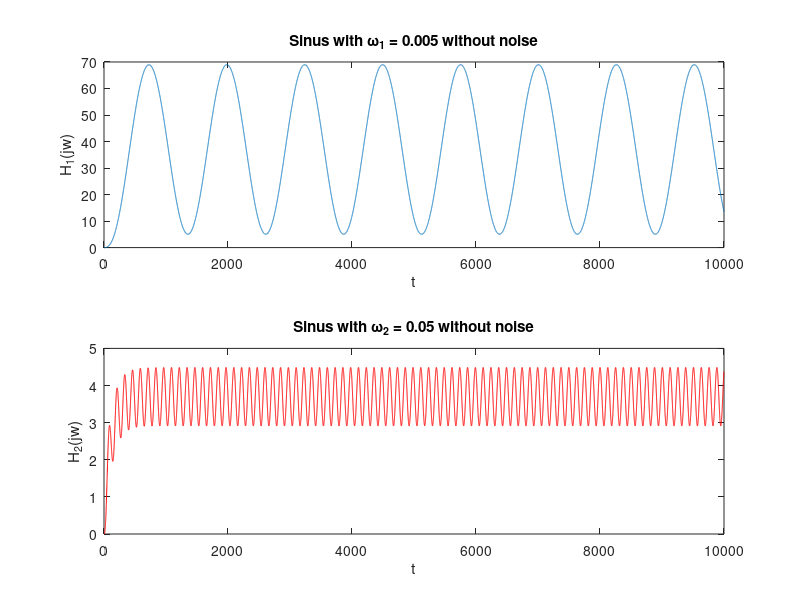
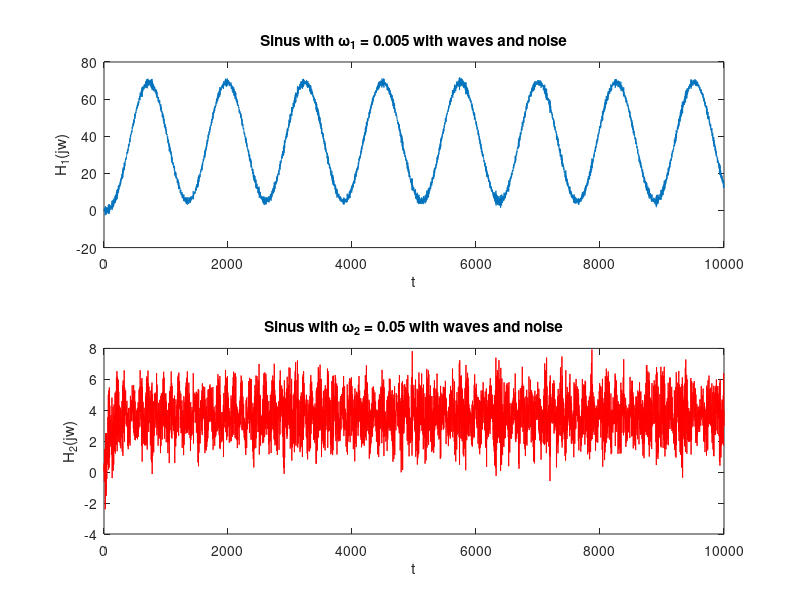
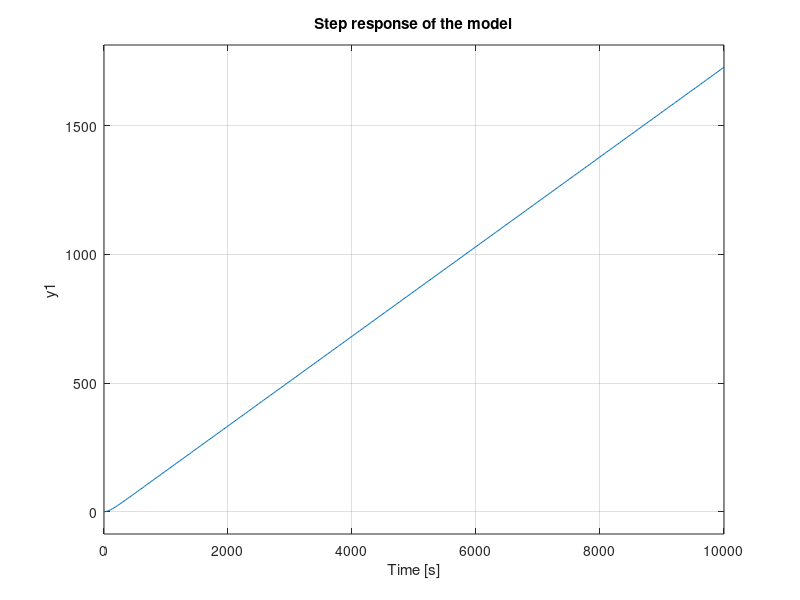

Here is the MATLAB script that generated these plots, in order:
%% Init
clear all
clc
close all

figNum = 1;
addpath('Data-files')
%

%% TASK 5.1.b ---- Without disturbance
load('omega_1.mat')
load('omega_2.mat')

H_1 = omega_1;
H_2 = omega_2;
t = length(H_1);

w_1 = 0.005;
w_2 = 0.05; 

figure(figNum)
figNum = figNum + 1;
subplot(2,1,1)
plot(H_1(:,1),H_1(:,2))
xlabel('t')
ylabel('H_1(jw)')
title('Sinus with \omega_1 = 0.005 without noise')

subplot(2,1,2)
plot(H_2(:,1),H_2(:,2),'r')
xlabel('t')
ylabel('H_2(jw)')
title('Sinus with \omega_2 = 0.05 without noise')

A_11 = max(H_1(3500:t,2));
A_12 = min(H_1(3500:t,2));
A_21 = max(H_2(3500:t,2));
A_22 = min(H_2(3500:t,2));

A_1 = (A_11-A_12)/2;
A_2 = (A_21-A_22)/2;

K = sqrt((A_1^2*w_1^2- ((A_1^2*A_2^2*w_1^4*w_2^2)/(w_2^4*A_2^2)))/(1-(A_1^2*w_1^4)/(w_2^4*A_2^2)));
T = (sqrt(K^2 - A_2^2*w_2^2))/(w_2^2*A_2);
%

%% TASK 5.1.c ---- with disturbance
load('omega_1_E.mat')
load('omega_2_E.mat')

H_1_E = omega_1_E;
H_2_E = omega_2_E;
t_E = length(H_1_E);

figure(figNum)
figNum = figNum + 1;
subplot(2,1,1)
plot(H_1_E(:,1),H_1_E(:,2))
xlabel('t')
ylabel('H_1(jw)')
title('Sinus with \omega_1 = 0.005 with waves and noise')

subplot(2,1,2)
plot(H_2_E(:,1),H_2_E(:,2),'r')
xlabel('t')
ylabel('H_2(jw)')
title('Sinus with \omega_2 = 0.05 with waves and noise')

A_11_E = max(H_1_E(3500:t_E,2));
A_12_E = min(H_1_E(3500:t_E,2));
A_21_E = max(H_2_E(3500:t_E,2));
A_22_E = min(H_2_E(3500:t_E,2));

A_1_E = (A_11_E - A_12_E)/2;

s_w_2 = 0;

for i=4000:8000
    A_max = max(H_2_E(i-100:i+100,2));
    A_min = min(H_2_E(i-100:i+100,2));
    s_w_2 = s_w_2 + (A_max-A_min)/2;
end

A_2_E = s_w_2/4000;

K_E = sqrt((A_1_E^2*w_1^2- ((A_1_E^2*A_2_E^2*w_1^4*w_2^2)/(w_2^4*A_2_E^2)))/(1-(A_1_E^2*w_1^4)/(w_2^4*A_2_E^2)));
T_E = (sqrt(K_E^2 - A_2_E^2*w_2^2))/(w_2^2*A_2_E);
%

%% TASK 5.1.d ---- Step response
load('step_simulink.mat')

H_tf = tf(K, [T 1 0]);

figure(figNum)
figNum = figNum + 1;
subplot(2,1,1)
H_tf_sim = step_simulink;
plot(H_tf_sim(:,1),H_tf_sim(:,2),'r')
title('Step Response of the ship')
ylabel('Amplitude')
xlabel('Time (seconds)')

subplot(2,1,2)
step(H_tf,length(H_tf_sim)/2)
title('Step response of the model')
%